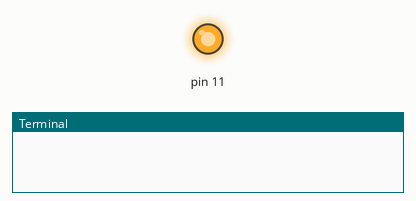
Bench run of a program on a simulated Raspberry Pi (header pin numbers). Parts: output pins drawn as LEDs (lit = HIGH), the last lines printed to the terminal.

Above: at 0.1 s.
At 38.1 s:
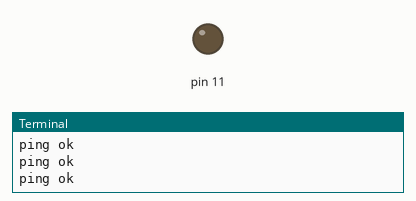
Timing chart, 0 to 39.6 s (numbered marks = the images above):
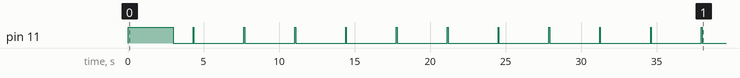

The program:

net_diagnose_v0.py
```python
import os
import RPi.GPIO as GPIO
import time

def bibi_short(args):
    GPIO.output(11, GPIO.HIGH)
    time.sleep(0.05)
    GPIO.output(11, GPIO.LOW)
    time.sleep(1)

def bibi_long(args):
    GPIO.output(11, GPIO.HIGH)
    time.sleep(1)
    GPIO.output(11, GPIO.LOW)
    time.sleep(1)

def bibi_long3s(args):
    GPIO.output(11, GPIO.HIGH)
    time.sleep(3)
    GPIO.output(11, GPIO.LOW)
    time.sleep(1)

def init():
    GPIO.setmode(GPIO.BOARD)
    GPIO.setup(11, GPIO.OUT)

def check_net():
   return1=os.system('ping www.baidu.com -c 1 -w 1000')
   #print return1
   if return1:
       print 'ping fail'
       bibi_long3s('')
   else:
       print 'ping ok'
       bibi_short('')
       time.sleep(2)


init()
bibi_long3s('')

count = 0
while (count < 9):
   #print 'The count is:', count
   #count = count + 1
   check_net()
```

Measured:
- by itself, pin 11: goes HIGH 3.0 s, LOW 1.3 s, 10 × (HIGH 0.05 s, LOW 3.3 s), HIGH 0.05 s, then LOW
